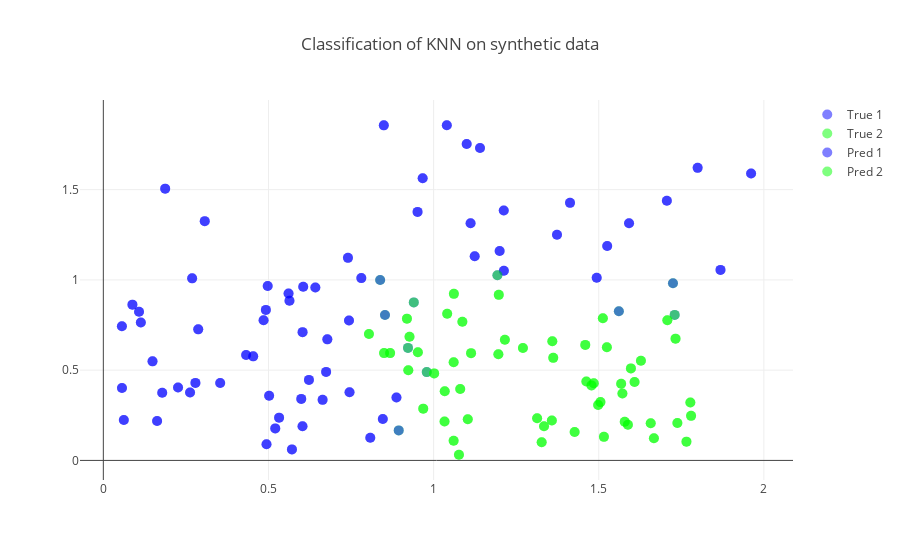

Notebook code for this chart:
### Code cell
iplot(clas_plotly_plot(data.values,neigh,"KNN"))
